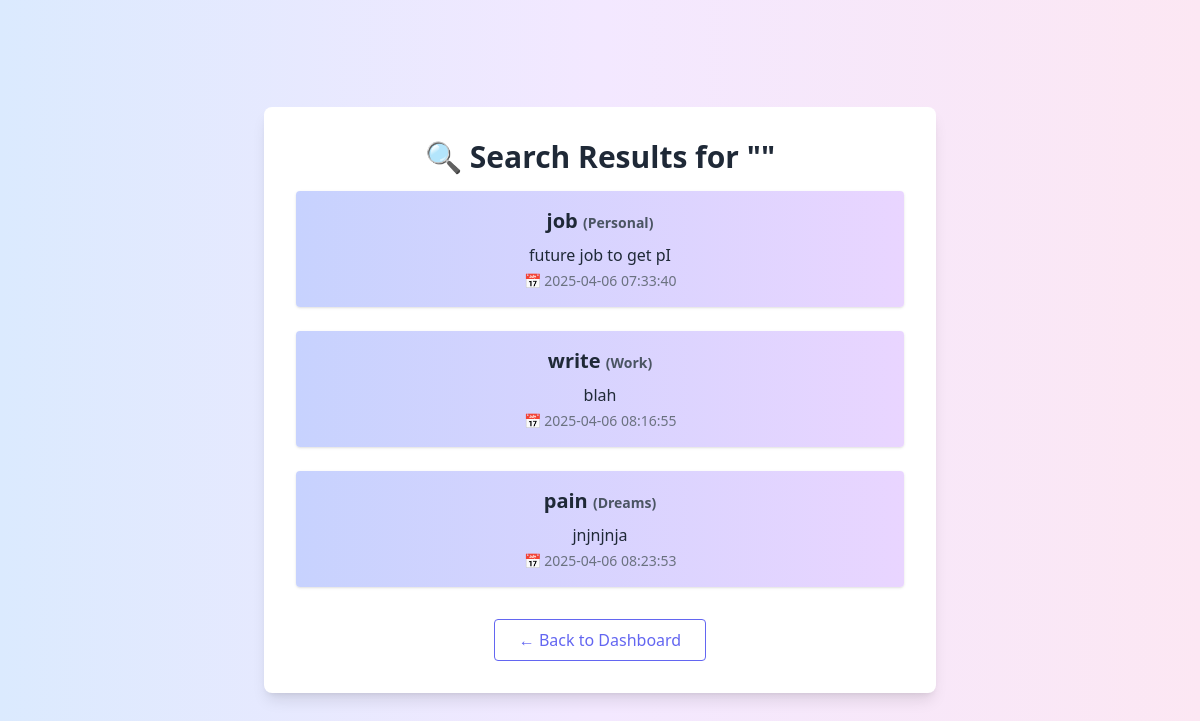
The page /search (signed in) on the database its author committed.
### tables this page shows
CREATE TABLE entries (
            id INTEGER PRIMARY KEY,
            user_id INTEGER,
            title TEXT,
            content TEXT,
            category TEXT,
            date TIMESTAMP DEFAULT CURRENT_TIMESTAMP
        );

### app.py (the view)
@app.route('/search', methods=['GET'])
def search():
    if 'user_id' not in session:
        return redirect('/')
    keyword = request.args.get('q', '')
    conn = sqlite3.connect('diary.db')
    c = conn.cursor()
    c.execute("SELECT title, content, category, date FROM entries WHERE user_id=? AND content LIKE ?",
              (session['user_id'], f'%{keyword}%'))
    results = c.fetchall()
    return render_template('search.html', results=results, keyword=keyword)

### templates/search.html (shortened to what this page needs)
<!DOCTYPE html>
<html lang="en" class="">
<head>
  <script src="https://cdn.tailwindcss.com"></script>
</head>
<body class="bg-gradient-to-r from-blue-100 via-purple-100 to-pink-100 dark:from-gray-800 dark:via-gray-900 dark:to-gray-800 min-h-screen flex flex-col justify-center items-center text-gray-800 dark:text-white p-6">
  <div class="bg-white dark:bg-gray-800 shadow-lg rounded-lg p-8 w-full max-w-2xl text-center">
    <h1 class="text-3xl font-bold mb-4">🔍 Search Results for ""</h1>
    {% if results %}
      <div class="space-y-6">
        {% for result in results %}
          <div class="bg-gradient-to-r from-indigo-200 to-purple-200 dark:from-gray-700 dark:to-gray-600 p-4 rounded shadow">
            <h2 class="text-xl font-semibold">{{ result[0] }} <span class="text-sm text-gray-600 dark:text-gray-300">({{ result[2] }})</span></h2>
            <p class="mt-2">{{ result[1] }}</p>
            <p class="mt-1 text-sm text-gray-500 dark:text-gray-400">📅 {{ result[3] }}</p>
          </div>
        {% endfor %}
      </div>
    {% else %}
      <p class="text-lg text-gray-600 dark:text-gray-300 mt-6">No entries found.</p>
    {% endif %}
    <div class="mt-8">
      <a href="/dashboard" class="inline-block px-6 py-2 border border-indigo-500 text-indigo-500 dark:border-indigo-300 dark:text-indigo-300 rounded hover:bg-indigo-500 hover:text-white dark:hover:bg-indigo-300 dark:hover:text-black transition">
        ← Back to Dashboard
      </a>
    </div>
  </div>
</body>
</html>

### rows shown on the page
entries: title "job", category "Personal", content "future job to get pI", date "2025-04-06 07:33:40"
entries: title "write", category "Work", content "blah", date "2025-04-06 08:16:55"
entries: title "pain", category "Dreams", content "jnjnjnja", date "2025-04-06 08:23:53"
